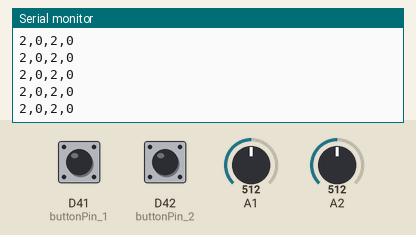
Bench run of a sketch on a simulated Arduino Due. On the bench: the last lines printed to the serial monitor. The inputs (shaded band) are chosen by the test bench; at power-on: A1 = 512, A2 = 512, D41 (buttonPin_1) HIGH, D42 (buttonPin_2) HIGH (analog values on the 0–1023 scale).

Above: at 1.2 s.
1.3 s: A1 set to 306
At 2.4 s:
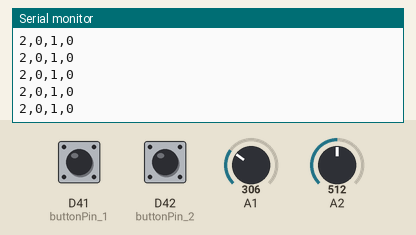
2.8 s: A2 set to 306
At 3.7 s:
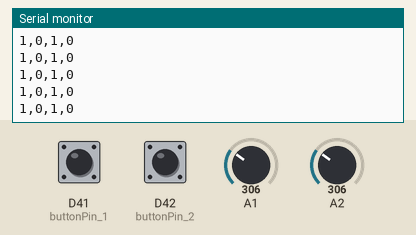
4.3 s: D41 (buttonPin_1) pulled LOW for 0.15 s
5.9 s: D42 (buttonPin_2) pulled LOW for 0.15 s
7.5 s: A1 set to 122
At 8.6 s:
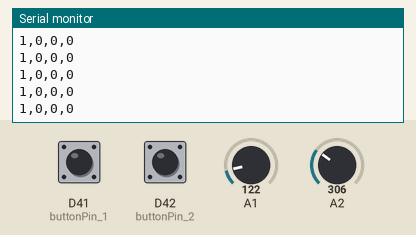
9.0 s: D41 (buttonPin_1) pulled LOW for 1 s
At 9.7 s:
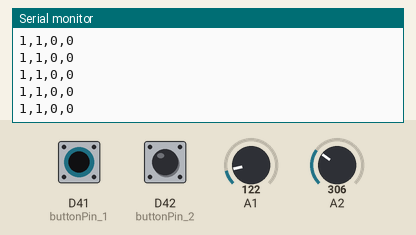
Timing chart, 0 to 12.0 s (numbered marks = the images above; inputs shaded):
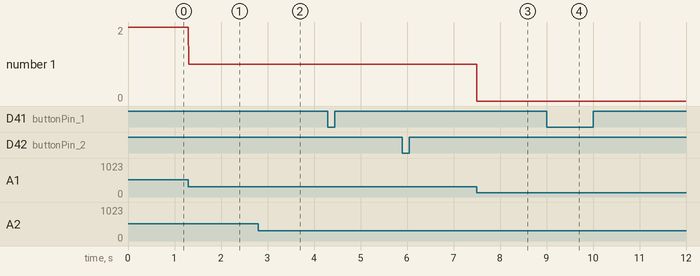

The sketch:

FlorenE_SS4_Arduino.ino
```cpp
const int adcPin_1 = 2;
int adcRead_1 = 0;
const int buttonPin_1 = 41;
bool buttonState_1 = 0;

const int adcPin_2 = 1;
int adcRead_2 = 0;
const int buttonPin_2 = 42;
bool buttonState_2 = 0;

int lastTime = 0;
int currentTime = 0;
int timerInterval = 5;

void setup() {
  pinMode(buttonPin_1, INPUT_PULLUP);
  pinMode(buttonPin_2, INPUT_PULLUP);
  analogReadResolution(2);
  Serial.begin(9600);
}

void loop() {
  adcRead_1 = analogRead(adcPin_1);
  adcRead_2 = analogRead(adcPin_2);

  buttonState_1 = !digitalRead(buttonPin_1);
  buttonState_2 = !digitalRead(buttonPin_2);

  currentTime = millis();

  if (currentTime - lastTime >= timerInterval)
  {
    lastTime = currentTime;

    Serial.print(adcRead_1);
    Serial.print(',');
    Serial.print(buttonState_1);
    Serial.print(',');

    Serial.print(adcRead_2);
    Serial.print(',');
    Serial.print(buttonState_2);
    Serial.print('\n');
  }
}
```

Measured:
- after the input at 1.3 s, the serial monitor: prints a new line at once (image 1)
- after the input at 2.8 s, the serial monitor: prints a new line at once (image 2)
- after the input at 7.5 s, the serial monitor: prints a new line at once (image 3)
- after the input at 9.0 s, the serial monitor: prints a new line at once (image 4)
- plotted number 1: 2 → 1 after the input at 1.3 s
